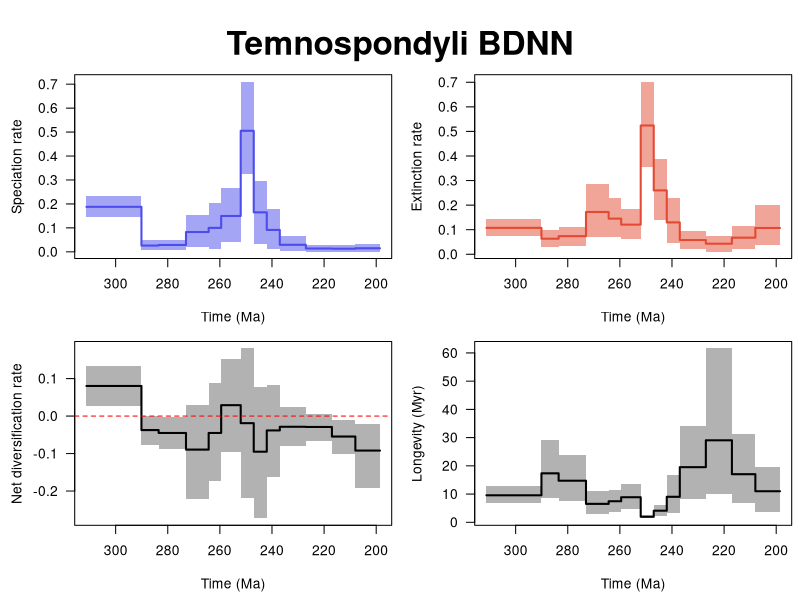

R code for this plot:
pdf(file='C:/Users/SimoesLabAdmin/Documents/BDNN_Arielli/temnospondyli/mcmc_fixshift_predictors/C_bdnn_minmax/tem_combined_10_RTT.pdf', width = 9, height = 6, useDingbats = FALSE)

layout(matrix(1:4, ncol = 2, nrow = 2, byrow = TRUE))
par(las = 1, mar = c(4.5, 4.5, 0.5, 0.5), oma=c(0,0,4,0))

time_vec=c(311.20731101509807, 290.10001,290.1,283.50001,283.5,273.00001,273.0,264.30001,264.3,259.50001,259.5,252.00001,252.0,247.00001,247.0,242.00001,242.0,237.00001,237.0,227.00001,227.0,217.00001,217.0,208.00001,208.0,198.55715924526797)
sp_mean=c(0.18778986855681645, 0.18778986855681645,0.026061031811873758,0.026061031811873758,0.028712607113352853,0.028712607113352853,0.08259380050137514,0.08259380050137514,0.10002785334935009,0.10002785334935009,0.14981638434279068,0.14981638434279068,0.5053237238450999,0.5053237238450999,0.16486159985148513,0.16486159985148513,0.09137130483298206,0.09137130483298206,0.029353560577735784,0.029353560577735784,0.013855392560201173,0.013855392560201173,0.012957980837138346,0.012957980837138346,0.01488678666044368,0.01488678666044368)
sp_lwr=c(0.14405483807821343, 0.14405483807821343,0.0074652812800636075,0.0074652812800636075,0.00952832286284204,0.00952832286284204,0.019376988262584556,0.019376988262584556,0.013873986912934221,0.013873986912934221,0.04081978946126249,0.04081978946126249,0.32371021062454747,0.32371021062454747,0.03412256574068065,0.03412256574068065,0.012501052399208557,0.012501052399208557,0.0019715851182838385,0.0019715851182838385,0.0010662574985771916,0.0010662574985771916,0.0005585327128303529,0.0005585327128303529,0.0007458542638310459,0.0007458542638310459)
sp_upr=c(0.23371421766426323, 0.23371421766426323,0.04749912290751781,0.04749912290751781,0.05078102804544808,0.05078102804544808,0.15486114740256535,0.15486114740256535,0.20177670030459244,0.20177670030459244,0.26783410060350055,0.26783410060350055,0.7111209768173072,0.7111209768173072,0.2937850698828,0.2937850698828,0.18004496955421337,0.18004496955421337,0.06446902998660849,0.06446902998660849,0.030109117184964833,0.030109117184964833,0.03034496816494323,0.03034496816494323,0.03449712054242382,0.03449712054242382)
ex_mean=c(0.10740017641672867, 0.10740017641672867,0.0633659514705236,0.0633659514705236,0.07378838048944122,0.07378838048944122,0.17205610353796283,0.17205610353796283,0.14502973518171494,0.14502973518171494,0.12068207174630582,0.12068207174630582,0.524181298632171,0.524181298632171,0.25990705733307595,0.25990705733307595,0.1296726558128996,0.1296726558128996,0.05792821086370863,0.05792821086370863,0.04296396433644786,0.04296396433644786,0.06752623495222013,0.06752623495222013,0.10696078664229632,0.10696078664229632)
ex_lwr=c(0.07465793391631595, 0.07465793391631595,0.02883484886661333,0.02883484886661333,0.03480581805330753,0.03480581805330753,0.0698844228031944,0.0698844228031944,0.07140049303667807,0.07140049303667807,0.0638206900074738,0.0638206900074738,0.3567110070103303,0.3567110070103303,0.1402113891037504,0.1402113891037504,0.04500943182438196,0.04500943182438196,0.021747813807199524,0.021747813807199524,0.010461181189684782,0.010461181189684782,0.02322677594392916,0.02322677594392916,0.03699159747876759,0.03699159747876759)
ex_upr=c(0.14234519358447614, 0.14234519358447614,0.09931705824332518,0.09931705824332518,0.11236443736509748,0.11236443736509748,0.285355421772809,0.285355421772809,0.2296524231559305,0.2296524231559305,0.1838547269881221,0.1838547269881221,0.7031428643307982,0.7031428643307982,0.3892754484896349,0.3892754484896349,0.2283779642904192,0.2283779642904192,0.09641847226136835,0.09641847226136835,0.07558233905332556,0.07558233905332556,0.11370822428543328,0.11370822428543328,0.20168632216753107,0.20168632216753107)
div_mean=c(0.08038969214008775, 0.08038969214008775,-0.037304919658649835,-0.037304919658649835,-0.04507577337608787,-0.04507577337608787,-0.08946230303658745,-0.08946230303658745,-0.045001881832366156,-0.045001881832366156,0.029134312596483403,0.029134312596483403,-0.018857574787064187,-0.018857574787064187,-0.09504545748159035,-0.09504545748159035,-0.03830135097991822,-0.03830135097991822,-0.028574650285973346,-0.028574650285973346,-0.029108571776247705,-0.029108571776247705,-0.0545682541150818,-0.0545682541150818,-0.09207399998185359,-0.09207399998185359)
div_lwr=c(0.02622686061840465, 0.02622686061840465,-0.07805627487060453,-0.07805627487060453,-0.08819109867828112,-0.08819109867828112,-0.2203313607578206,-0.2203313607578206,-0.17424493473133584,-0.17424493473133584,-0.09682263810773598,-0.09682263810773598,-0.21859574452372044,-0.21859574452372044,-0.27323496229852995,-0.27323496229852995,-0.16318880192419194,-0.16318880192419194,-0.07939482410507952,-0.07939482410507952,-0.06630148962688713,-0.06630148962688713,-0.10210371337426033,-0.10210371337426033,-0.19124016323230922,-0.19124016323230922)
div_upr=c(0.13424664469271486, 0.13424664469271486,-0.0006392409253071531,-0.0006392409253071531,-0.0035518531914695353,-0.0035518531914695353,0.02968485608259451,0.02968485608259451,0.08691256609109366,0.08691256609109366,0.15333938026258176,0.15333938026258176,0.1808014702941081,0.1808014702941081,0.07812542164780562,0.07812542164780562,0.08353998153245681,0.08353998153245681,0.024280758076402127,0.024280758076402127,0.005709802141953392,0.005709802141953392,-0.009965958025669151,-0.009965958025669151,-0.02022546335092145,-0.02022546335092145)
long_mean=c(9.562846149417862, 9.562846149417862,17.346639507341994,17.346639507341994,14.735486779023212,14.735486779023212,6.527497175931201,6.527497175931201,7.454435249222874,7.454435249222874,8.87213537794263,8.87213537794263,1.9644027961969461,1.9644027961969461,4.10373796640853,4.10373796640853,9.029965845138362,9.029965845138362,19.533355110206063,19.533355110206063,29.055018395269776,29.055018395269776,17.041201613786637,17.041201613786637,11.004497646219402,11.004497646219402)
long_lwr=c(6.672818119103517, 6.672818119103517,8.748862390083744,8.748862390083744,7.551672012481965,7.551672012481965,2.801859440221859,2.801859440221859,3.6434507175011572,3.6434507175011572,4.788400734258349,4.788400734258349,1.345529377388748,1.345529377388748,2.23255682756331,2.23255682756331,3.4174896336963374,3.4174896336963374,8.239949954678737,8.239949954678737,10.15021123736873,10.15021123736873,6.8693073832257685,6.8693073832257685,3.6572400371924045,3.6572400371924045)
long_upr=c(12.723066003948563, 12.723066003948563,29.110225272681795,29.110225272681795,23.946469108259,23.946469108259,11.161368347566778,11.161368347566778,11.61167475464465,11.61167475464465,13.683772960584921,13.683772960584921,2.647561347630737,2.647561347630737,6.218472591555901,6.218472591555901,16.759393187479674,16.759393187479674,34.279934666822946,34.279934666822946,61.63880666267853,61.63880666267853,31.221076230552544,31.221076230552544,19.741672063935116,19.741672063935116)
xlim = c(311.20731101509807, 198.55715924526797)
ylim = c(0.0005585327128303529, 0.7111209768173072)
not_NA = !is.na(sp_mean)
plot(time_vec[not_NA], sp_mean[not_NA], type = 'n', xlim = xlim, ylim = ylim, xlab = 'Time (Ma)', ylab = 'Speciation rate')
polygon(c(time_vec[not_NA], rev(time_vec[not_NA])), c(sp_lwr[not_NA], rev(sp_upr[not_NA])), col = adjustcolor('#4c4cec', alpha = 0.5), border = NA)
lines(time_vec[not_NA], sp_mean[not_NA], col = '#4c4cec', lwd = 2)
mtext("Temnospondyli BDNN", outer = TRUE, line = 0.5, cex = 2, font = 2)

ylim = c(0.010461181189684782, 0.7031428643307982)
not_NA = !is.na(ex_mean)
plot(time_vec[not_NA], ex_mean[not_NA], type = 'n', xlim = xlim, ylim = ylim, xlab = 'Time (Ma)', ylab = 'Extinction rate')
polygon(c(time_vec[not_NA], rev(time_vec[not_NA])), c(ex_lwr[not_NA], rev(ex_upr[not_NA])), col = adjustcolor('#e34a33', alpha = 0.5), border = NA)
lines(time_vec[not_NA], ex_mean[not_NA], col = '#e34a33', lwd = 2)
ylim = c(-0.27323496229852995, 0.1808014702941081)
not_NA = !is.na(div_mean)
plot(time_vec[not_NA], div_mean[not_NA], type = 'n', xlim = xlim, ylim = ylim, xlab = 'Time (Ma)', ylab = 'Net diversification rate')
polygon(c(time_vec[not_NA], rev(time_vec[not_NA])), c(div_lwr[not_NA], rev(div_upr[not_NA])), col = adjustcolor('black', alpha = 0.3), border = NA)
lines(time_vec[not_NA], div_mean[not_NA], col = 'black', lwd = 2)
abline(h = 0, col = 'red', lty = 2)
ylim = c(1.345529377388748, 61.63880666267853)
not_NA = !is.na(long_mean)
plot(time_vec[not_NA], long_mean[not_NA], type = 'n', xlim = xlim, ylim = ylim, xlab = 'Time (Ma)', ylab = 'Longevity (Myr)')
polygon(c(time_vec[not_NA], rev(time_vec[not_NA])), c(long_lwr[not_NA], rev(long_upr[not_NA])), col = adjustcolor('black', alpha = 0.3), border = NA)
lines(time_vec[not_NA], long_mean[not_NA], col = 'black', lwd = 2)
dev.off()